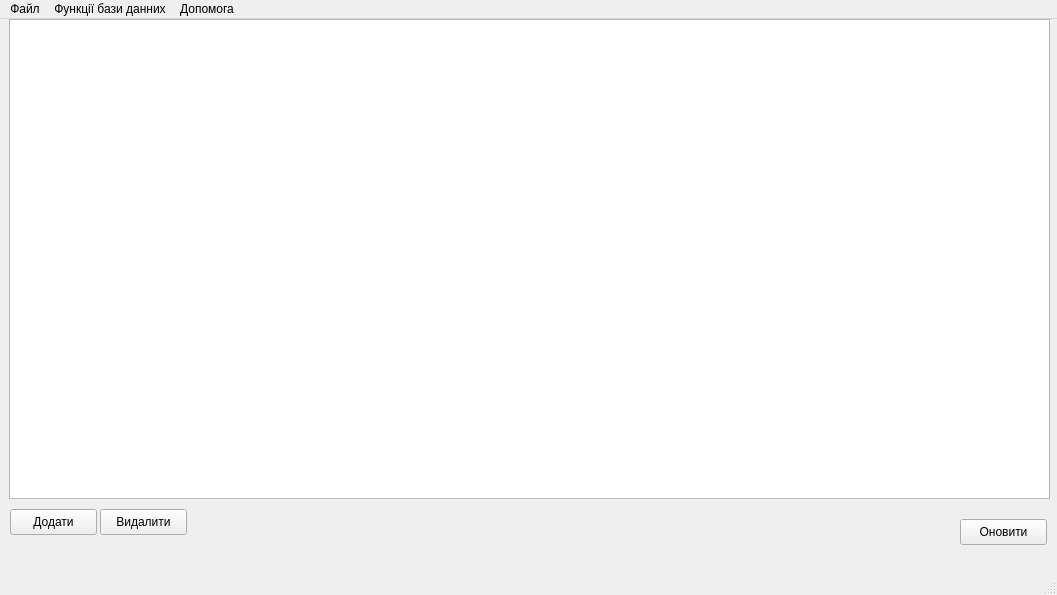
<?xml version="1.0" encoding="UTF-8"?>
<ui version="4.0">
 <class>Window</class>
 <widget class="QMainWindow" name="Window">
  <property name="geometry">
   <rect>
    <x>0</x>
    <y>0</y>
    <width>1057</width>
    <height>595</height>
   </rect>
  </property>
  <property name="cursor">
   <cursorShape>ArrowCursor</cursorShape>
  </property>
  <property name="windowTitle">
   <string>Window</string>
  </property>
  <widget class="QWidget" name="centralwidget">
   <widget class="QTableView" name="tableView">
    <property name="geometry">
     <rect>
      <x>9</x>
      <y>0</y>
      <width>1041</width>
      <height>480</height>
     </rect>
    </property>
    <property name="cursor" stdset="0">
     <cursorShape>PointingHandCursor</cursorShape>
    </property>
   </widget>
   <widget class="QPushButton" name="buttonDELETE">
    <property name="geometry">
     <rect>
      <x>100</x>
      <y>490</y>
      <width>87</width>
      <height>26</height>
     </rect>
    </property>
    <property name="cursor">
     <cursorShape>PointingHandCursor</cursorShape>
    </property>
    <property name="text">
     <string>Видалити</string>
    </property>
   </widget>
   <widget class="QPushButton" name="buttonADD">
    <property name="geometry">
     <rect>
      <x>10</x>
      <y>490</y>
      <width>87</width>
      <height>26</height>
     </rect>
    </property>
    <property name="cursor">
     <cursorShape>PointingHandCursor</cursorShape>
    </property>
    <property name="text">
     <string>Додати</string>
    </property>
   </widget>
   <widget class="QPushButton" name="buttonUPDATE">
    <property name="geometry">
     <rect>
      <x>960</x>
      <y>500</y>
      <width>87</width>
      <height>26</height>
     </rect>
    </property>
    <property name="cursor">
     <cursorShape>PointingHandCursor</cursorShape>
    </property>
    <property name="text">
     <string>Оновити</string>
    </property>
   </widget>
  </widget>
  <widget class="QMenuBar" name="menubar">
   <property name="geometry">
    <rect>
     <x>0</x>
     <y>0</y>
     <width>1057</width>
     <height>23</height>
    </rect>
   </property>
   <widget class="QMenu" name="menu">
    <property name="font">
     <font>
      <pointsize>11</pointsize>
     </font>
    </property>
    <property name="cursor">
     <cursorShape>PointingHandCursor</cursorShape>
    </property>
    <property name="title">
     <string>Функції бази данних</string>
    </property>
    <addaction name="Sortted"/>
    <addaction name="Sortted_2"/>
    <addaction name="Average"/>
    <addaction name="Display"/>
   </widget>
   <widget class="QMenu" name="menu_2">
    <property name="cursor">
     <cursorShape>PointingHandCursor</cursorShape>
    </property>
    <property name="title">
     <string>Файл</string>
    </property>
    <addaction name="Open"/>
    <addaction name="Exit"/>
   </widget>
   <widget class="QMenu" name="menu_3">
    <property name="cursor">
     <cursorShape>PointingHandCursor</cursorShape>
    </property>
    <property name="title">
     <string>Допомога</string>
    </property>
    <addaction name="About"/>
   </widget>
   <addaction name="menu_2"/>
   <addaction name="menu"/>
   <addaction name="menu_3"/>
  </widget>
  <widget class="QStatusBar" name="statusbar"/>
  <action name="Sortted">
   <property name="icon">
    <iconset>
     <normaloff>:/image/resurces/menu/sort.png</normaloff>:/image/resurces/menu/sort.png</iconset>
   </property>
   <property name="text">
    <string>Сортувати за зростанням</string>
   </property>
   <property name="font">
    <font>
     <pointsize>14</pointsize>
    </font>
   </property>
  </action>
  <action name="About">
   <property name="icon">
    <iconset>
     <normaloff>:/image/resurces/menu/programmer.png</normaloff>:/image/resurces/menu/programmer.png</iconset>
   </property>
   <property name="text">
    <string>Про розробників</string>
   </property>
   <property name="font">
    <font>
     <pointsize>14</pointsize>
    </font>
   </property>
  </action>
  <action name="Sortted_2">
   <property name="text">
    <string>Сортувати за спаданням</string>
   </property>
   <property name="font">
    <font>
     <pointsize>14</pointsize>
    </font>
   </property>
  </action>
  <action name="Average">
   <property name="text">
    <string>Середня вартість</string>
   </property>
   <property name="font">
    <font>
     <pointsize>14</pointsize>
    </font>
   </property>
  </action>
  <action name="Display">
   <property name="text">
    <string>Інформація за прізвищем клієнта</string>
   </property>
   <property name="font">
    <font>
     <pointsize>14</pointsize>
    </font>
   </property>
  </action>
  <action name="Open">
   <property name="text">
    <string>Відкрити</string>
   </property>
   <property name="font">
    <font>
     <pointsize>14</pointsize>
    </font>
   </property>
  </action>
  <action name="Exit">
   <property name="text">
    <string>Вихід</string>
   </property>
   <property name="font">
    <font>
     <pointsize>14</pointsize>
    </font>
   </property>
  </action>
 </widget>
 <resources/>
 <connections/>
</ui>
